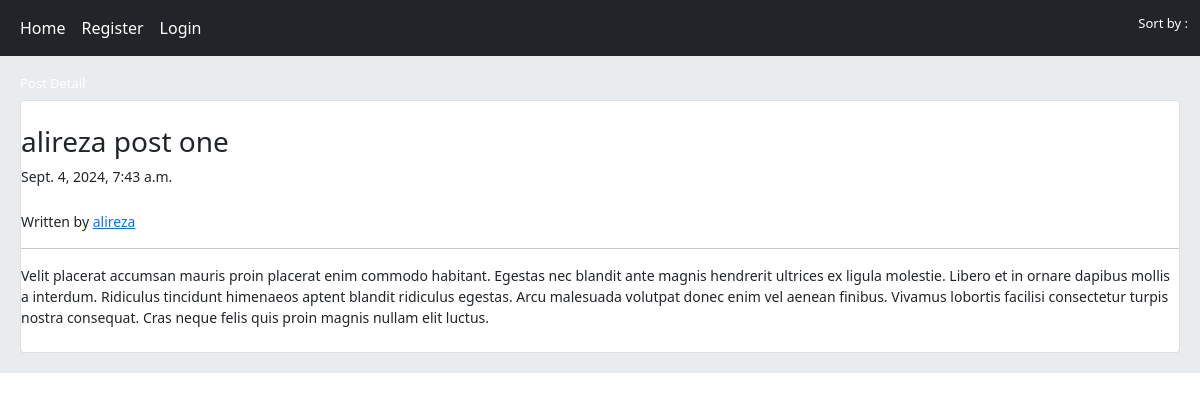
/post/6/alireza-post-one, run on an earlier commit of the app's database.
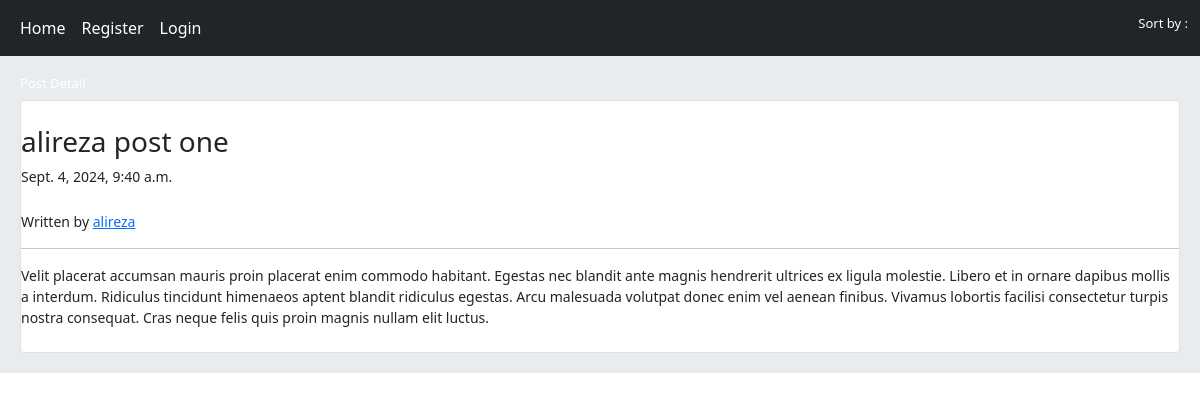
And on a later commit of the database.
### home/models.py (models this page shows, shortened)
class Post(models.Model):
    user=models.ForeignKey(User,on_delete=models.CASCADE)
    title=models.CharField(max_length=300,null=True)
    body=models.TextField()
    slug=models.SlugField()
    created=models.DateTimeField(auto_now_add=True)
    updated=models.DateTimeField(auto_now=True)
    class Meta:
        ordering=('-created',)

### home/views.py (the view)
# urls.py: path('post/<int:post_id>/<slug:post_slug>',views.PostDetailView.as_view(),name='post_detail'),
class PostDetailView(View):
    def get(self,request,post_id,post_slug):
        post=get_object_or_404(Post,pk=post_id,slug=post_slug)
        return render(request,'home/detail.html',{'post':post})

### home/templates/home/detail.html (shortened to what this page needs)
{% extends "base.html" %}
{% block content %}
    <h2>Post Detail</h2>
    <div class="card">
        <br>
        <h3>{{post.title}}</h3>
        <small>{{post.updated}}</small>
        <br>
        <small>Written by <a href="{% url "account:user_profile" post.user.id %}">{{post.user.username}}</a></small>
        <hr>
        <small>{{post.body}}</small>
        <br>
{% endblock content %}

What changed in the data, as far as the page shows it:
changed Post "alireza post one": updated "Sept. 4, 2024, 7:43 a.m." → "Sept. 4, 2024, 9:40 a.m."
